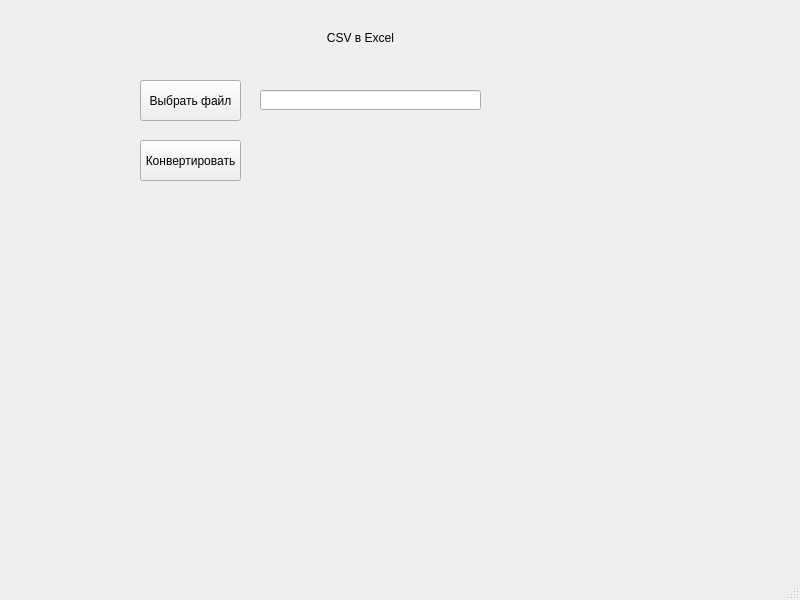
<?xml version="1.0" encoding="UTF-8"?>
<ui version="4.0">
 <class>MainWindow</class>
 <widget class="QMainWindow" name="MainWindow">
  <property name="geometry">
   <rect>
    <x>0</x>
    <y>0</y>
    <width>800</width>
    <height>600</height>
   </rect>
  </property>
  <property name="windowTitle">
   <string>MainWindow</string>
  </property>
  <widget class="QWidget" name="centralwidget">
   <widget class="QLabel" name="label">
    <property name="geometry">
     <rect>
      <x>290</x>
      <y>30</y>
      <width>141</width>
      <height>16</height>
     </rect>
    </property>
    <property name="text">
     <string>CSV в Excel</string>
    </property>
    <property name="scaledContents">
     <bool>false</bool>
    </property>
    <property name="alignment">
     <set>Qt::AlignCenter</set>
    </property>
    <property name="wordWrap">
     <bool>false</bool>
    </property>
   </widget>
   <widget class="QPushButton" name="SelectFileButton">
    <property name="geometry">
     <rect>
      <x>140</x>
      <y>80</y>
      <width>101</width>
      <height>41</height>
     </rect>
    </property>
    <property name="text">
     <string>Выбрать файл</string>
    </property>
   </widget>
   <widget class="QPushButton" name="ConvertorButton">
    <property name="geometry">
     <rect>
      <x>140</x>
      <y>140</y>
      <width>101</width>
      <height>41</height>
     </rect>
    </property>
    <property name="text">
     <string>Конвертировать</string>
    </property>
   </widget>
   <widget class="QLineEdit" name="lineEdit">
    <property name="geometry">
     <rect>
      <x>260</x>
      <y>90</y>
      <width>221</width>
      <height>20</height>
     </rect>
    </property>
   </widget>
  </widget>
  <widget class="QMenuBar" name="menubar">
   <property name="geometry">
    <rect>
     <x>0</x>
     <y>0</y>
     <width>800</width>
     <height>21</height>
    </rect>
   </property>
  </widget>
  <widget class="QStatusBar" name="statusbar"/>
 </widget>
 <resources/>
 <connections/>
</ui>
